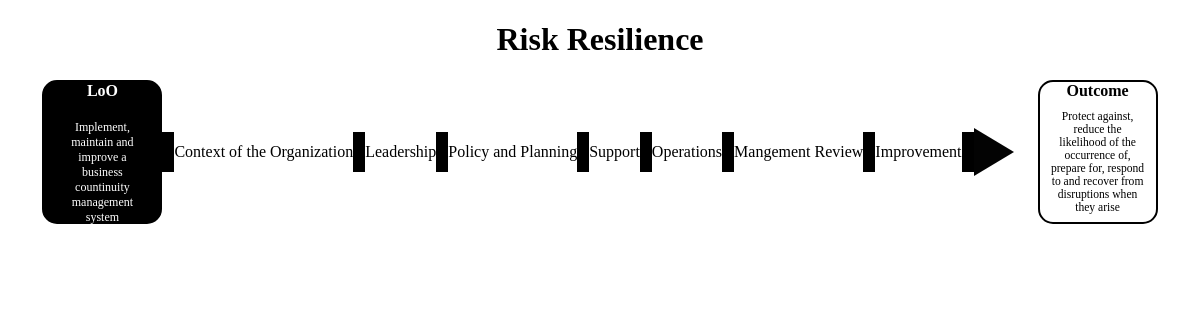
Page /ISO22301/layout/ on the earlier database version.
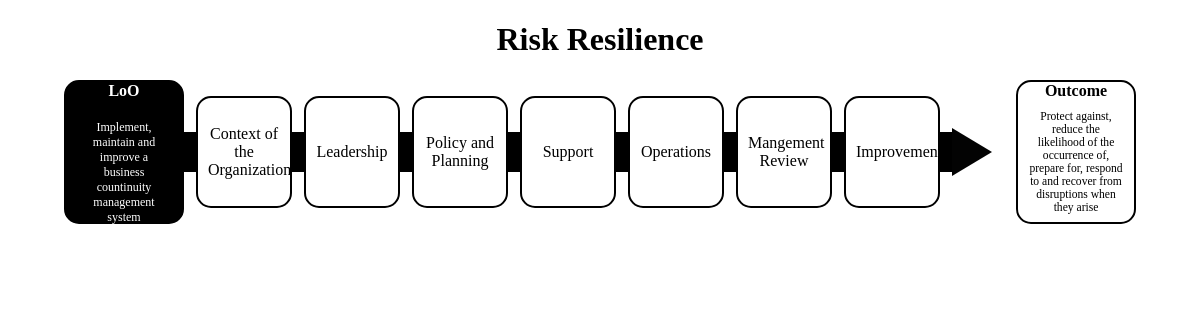
Same page on the later database version.
### ISO22301/views.py (the view)
# urls.py: path("layout/", views.layout, name="layout"),
def layout(request):
    create_context=createheader(0) #pass starting values to use to extract desired text, get tuple
    context = create_context[0] #get context to pass n is the value to use in lists, convert tuple to dict
    return render(request, 'ISO22301/layout.html', context)

### ISO22301/templates/ISO22301/layout.html (shortened to what this page needs)
{% load static %}
<!DOCTYPE html>
<html lang = "en">
<head>
    <link rel="stylesheet" href="{% static 'css/styles.css' %}">
</head>
<body>
    <h1>{{ dashboard_title }}</h1>
    <div class="container" style="top: 5%;">
        <div class="item_LoO_Name">
          <div class="t1">{{ project }}</div>
          <div class="t2">{{ projecttext }}</div>
        </div>
        {%for x_topics in areatopics%}
        <div class="space"></div>
        <div class={{x_topics.context}}>{{ x_topics.area }}</div>
      {% endfor %}
      <div class="space"></div>
      <div class="triangle-right"></div>
      <div class="spaceblank"></div>
      <div class="item_Outcome_Name">
        <div class="t1">{{outcome}}</div>
        <div class="t3">{{ outcometext }}</div>
      </div>
    </div>
    <br>
</body>
</html>

Differences in the rows shown:
changed Area "Context of the Organization": context "item_" → "item_1" (drawn)
changed Area "Leadership": context "item_" → "item_2" (drawn)
changed Area "Policy and Planning": context "item_" → "item_3" (drawn)
changed Area "Support": context "item_" → "item_4" (drawn)
changed Area "Operations": context "item_" → "item_5" (drawn)
changed Area "Mangement Review": context "item_" → "item_6" (drawn)
changed Area "Improvement": context "item_" → "item_7" (drawn)
